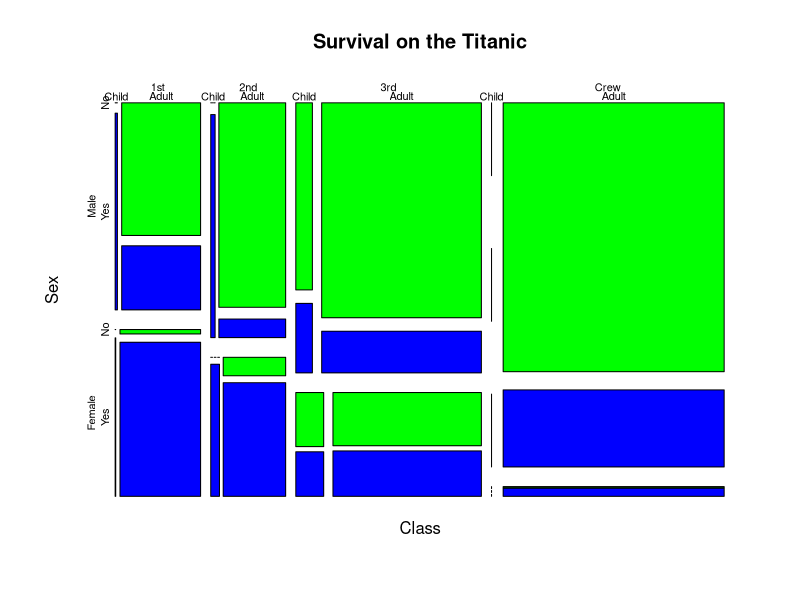
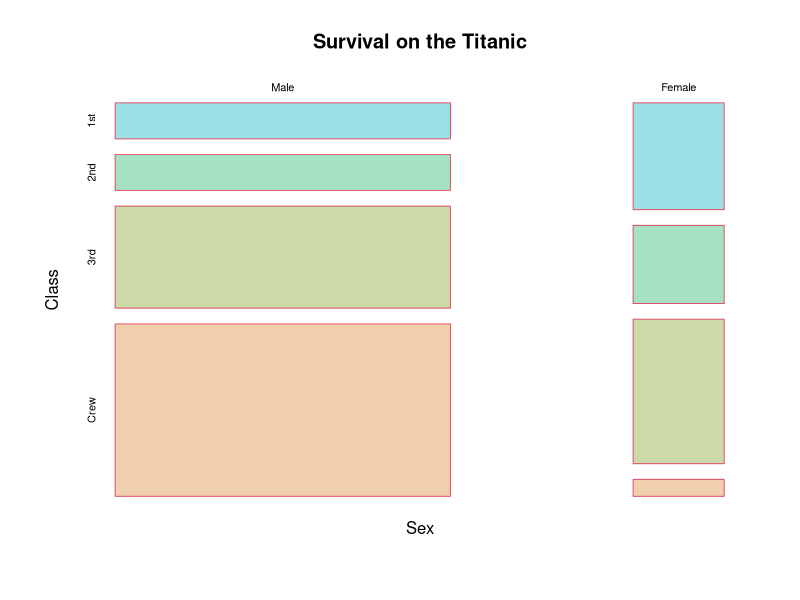

These figures' R source, in order:
# Moscaic2

# Titanic Data Set

data(Titanic) # Load Data Set
Titanic   # Display Data
str(Titanic)  # Show Structure of Data Set
?mosaicplot
mosaicplot(Titanic,
             main = "Survival on the Titanic",
            # col = hcl(c(240, 120)),
             col = c('green', 'blue'),
             off = c(5,5,5,5))
(x = apply(Titanic, 2:1, sum))
(x = apply(Titanic, c(1,2), sum))  # opposite of above
(x = apply(Titanic, c(2,1), sum))

x
str(x)
mosaicplot(x, main = "Survival on the Titanic",
           col = hcl(c(200, 150, 100,50)),
           off = c(30, 12),
           border=2)

